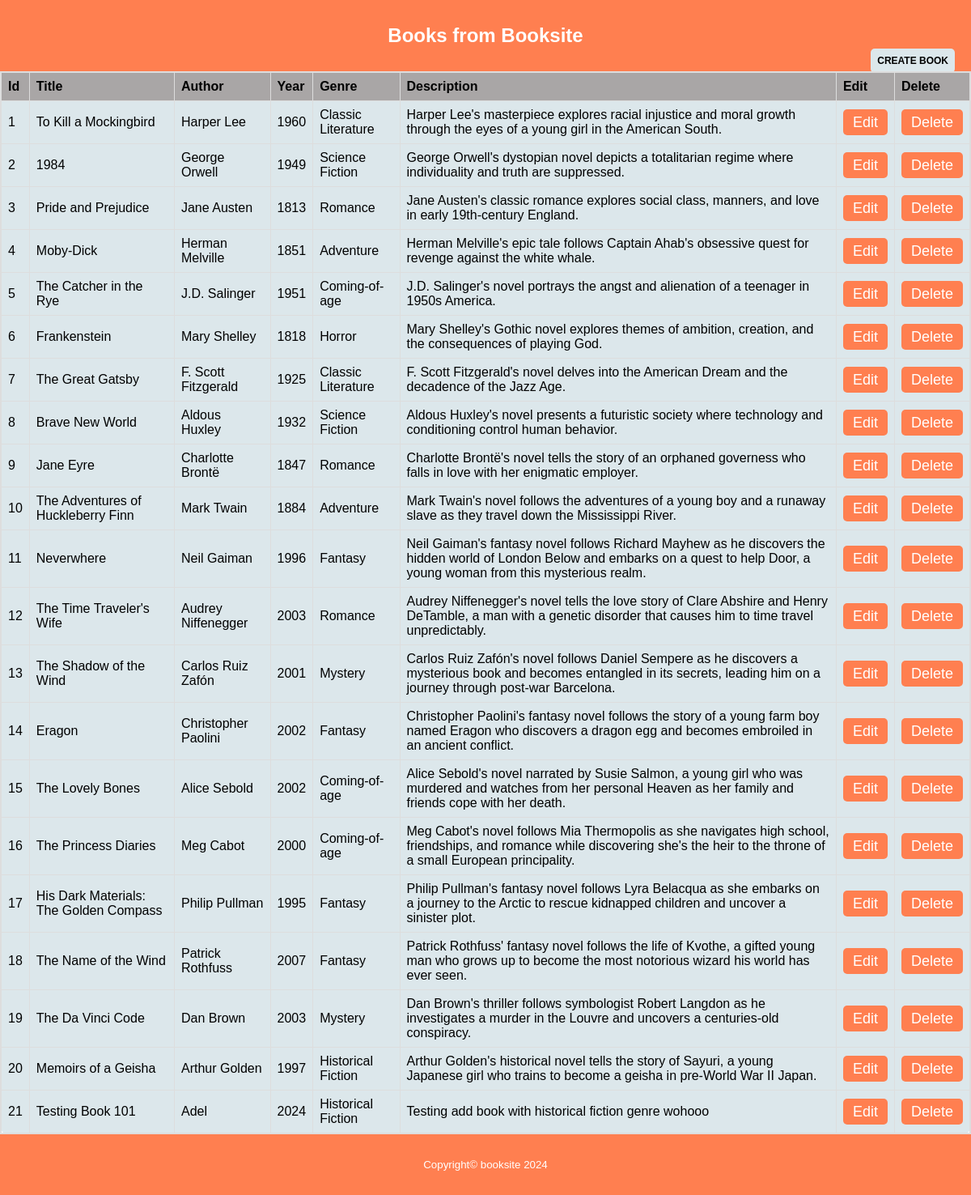
The page / on the database its author committed.
### tables this page shows
CREATE TABLE IF NOT EXISTS  books 
(
    id	INT AUTO_INCREMENT primary key,
    title	VARCHAR(512),
    description	VARCHAR(512),
    author	VARCHAR(512),
    publishing_year	INT,
    genre	VARCHAR(512)
);

### index.php (the view, shortened to what this page needs)
<?php
include 'db.php';
include 'header.php';
$query = "SELECT * FROM books";
$result = mysqli_query($connection, $query);
?>
<html lang="en">
<head>
    <link rel="stylesheet" href="book.css">
</head>
<body>
    <a id="createbook" href="createbook.php">CREATE BOOK</a>
    <div class="container">
        <table>
            <tr>
                <th>Id</th>
                <th>Title</th>
                <th>Author</th>
                <th>Year</th>
                <th>Genre</th>
                <th>Description</th>
                <th>Edit</th>
                <th>Delete</th>
            </tr>
            <?php
            while ($row = mysqli_fetch_assoc($result)) {
            ?>
                <tr>
                    <td><?php echo $row['id']; ?></td>
                    <td><?php echo $row['title']; ?></td>
                    <td><?php echo $row['author']; ?></td>
                    <td><?php echo $row['publishing_year']; ?></td>
                    <td><?php echo $row['genre']; ?></td>
                    <td><?php echo $row['description']; ?></td>
                    <td><a id="edit" href="edit.php?id=<?php echo $row['id']; ?>">Edit</a></td>
                    <td><a id="delete" href="delete.php?id=<?php echo $row['id']; ?>">Delete</a></td>
                </tr>
            <?php
            }
            ?>
        </table>
    </div>
    <?php include 'footer.php'; ?>
</body>
</html>

### header.php (shortened to what this page needs)
<html lang="en">
<head>
    <link rel="stylesheet" href="book.css">
</head>
<body>
    <header>
        <h2>Books from Booksite</h2>
    </header>
</body>
</html>

### footer.php (shortened to what this page needs)
<html lang="en">
<head>
    <link rel="stylesheet" href="book.css">
</head>
<body>
    <footer class="footer-read">
        <p><small>Copyright&copy; booksite 2024</small></p>
    </footer>
</body>
</html>

### book.css (style rules this page uses)
* { margin: 0; padding: 0; box-sizing: border-box; }
body { font-family: Arial, Helvetica, sans-serif; }
header { background-color: coral; text-align: center; color: #fff; padding: 30px; }
.container { width: 100%; background-color: rgb(220, 231, 235); border-radius: 10px; position: relative; }
table { border-collapse: collapse; border: 2px solid #ddd; border-radius: 4px; }
th { background-color: rgb(169, 166, 166); border: 1px solid #ddd; padding: 8px; text-align: left; }
td { border: 1px solid #ddd; padding: 8px; }
tr { border-spacing: 2px; }
a { text-decoration: none; }
#edit { font-size: 18px; text-decoration: none; background-color: coral; color: #fff; padding: 6px 12px; border-radius: 5px; }
#delete { font-size: 18px; text-decoration: none; background-color: coral; color: #fff; padding: 6px 12px; border-radius: 5px; }
#createbook { position: absolute; top: 60; right: 20; font-size: 12px; font-weight: 700; text-decoration: none; padding: 8px; border-radius: 5px; border: none; background-color: rgb(220, 231, 235); color: #000; cursor: pointer; }
.footer-read { width: 100%; background-color: coral; color: #fff; bottom: 0; padding: 30px; text-align: center; }

### rows shown on the page
books: id "1", title "To Kill a Mockingbird", author "Harper Lee", publishing_year "1960", genre "Classic Literature", description "Harper Lee's masterpiece explores racial injustice and moral growth through the eyes of a young girl in the American South."
books: id "2", title "1984", author "George Orwell", publishing_year "1949", genre "Science Fiction", description "George Orwell's dystopian novel depicts a totalitarian regime where individuality and truth are suppressed."
books: id "3", title "Pride and Prejudice", author "Jane Austen", publishing_year "1813", genre "Romance", description "Jane Austen's classic romance explores social class, manners, and love in early 19th-century England."
books: id "4", title "Moby-Dick", author "Herman Melville", publishing_year "1851", genre "Adventure", description "Herman Melville's epic tale follows Captain Ahab's obsessive quest for revenge against the white whale."
books: id "5", title "The Catcher in the Rye", author "J.D. Salinger", publishing_year "1951", genre "Coming-of-age", description "J.D. Salinger's novel portrays the angst and alienation of a teenager in 1950s America."
books: id "6", title "Frankenstein", author "Mary Shelley", publishing_year "1818", genre "Horror", description "Mary Shelley's Gothic novel explores themes of ambition, creation, and the consequences of playing God."
books: id "7", title "The Great Gatsby", author "F. Scott Fitzgerald", publishing_year "1925", genre "Classic Literature", description "F. Scott Fitzgerald's novel delves into the American Dream and the decadence of the Jazz Age."
books: id "8", title "Brave New World", author "Aldous Huxley", publishing_year "1932", genre "Science Fiction", description "Aldous Huxley's novel presents a futuristic society where technology and conditioning control human behavior."
books: id "9", title "Jane Eyre", author "Charlotte Brontë", publishing_year "1847", genre "Romance", description "Charlotte Brontë's novel tells the story of an orphaned governess who falls in love with her enigmatic employer."
books: id "10", title "The Adventures of Huckleberry Finn", author "Mark Twain", publishing_year "1884", genre "Adventure", description "Mark Twain's novel follows the adventures of a young boy and a runaway slave as they travel down the Mississippi River."
books: id "11", title "Neverwhere", author "Neil Gaiman", publishing_year "1996", genre "Fantasy", description "Neil Gaiman's fantasy novel follows Richard Mayhew as he discovers the hidden world of London Below and embarks on a quest to help Door, a young woman from this mysterious realm."
books: id "12", title "The Time Traveler's Wife", author "Audrey Niffenegger", publishing_year "2003", genre "Romance", description "Audrey Niffenegger's novel tells the love story of Clare Abshire and Henry DeTamble, a man with a genetic disorder that causes him to time travel unpredictably."
books: id "13", title "The Shadow of the Wind", author "Carlos Ruiz Zafón", publishing_year "2001", genre "Mystery", description "Carlos Ruiz Zafón's novel follows Daniel Sempere as he discovers a mysterious book and becomes entangled in its secrets, leading him on a journey through post-war Barcelona."
books: id "14", title "Eragon", author "Christopher Paolini", publishing_year "2002", genre "Fantasy", description "Christopher Paolini's fantasy novel follows the story of a young farm boy named Eragon who discovers a dragon egg and becomes embroiled in an ancient conflict."
books: id "15", title "The Lovely Bones", author "Alice Sebold", publishing_year "2002", genre "Coming-of-age", description "Alice Sebold's novel narrated by Susie Salmon, a young girl who was murdered and watches from her personal Heaven as her family and friends cope with her death."
books: id "16", title "The Princess Diaries", author "Meg Cabot", publishing_year "2000", genre "Coming-of-age", description "Meg Cabot's novel follows Mia Thermopolis as she navigates high school, friendships, and romance while discovering she's the heir to the throne of a small European principality."
books: id "17", title "His Dark Materials: The Golden Compass", author "Philip Pullman", publishing_year "1995", genre "Fantasy", description "Philip Pullman's fantasy novel follows Lyra Belacqua as she embarks on a journey to the Arctic to rescue kidnapped children and uncover a sinister plot."
books: id "18", title "The Name of the Wind", author "Patrick Rothfuss", publishing_year "2007", genre "Fantasy", description "Patrick Rothfuss' fantasy novel follows the life of Kvothe, a gifted young man who grows up to become the most notorious wizard his world has ever seen."
books: id "19", title "The Da Vinci Code", author "Dan Brown", publishing_year "2003", genre "Mystery", description "Dan Brown's thriller follows symbologist Robert Langdon as he investigates a murder in the Louvre and uncovers a centuries-old conspiracy."
books: id "20", title "Memoirs of a Geisha", author "Arthur Golden", publishing_year "1997", genre "Historical Fiction", description "Arthur Golden's historical novel tells the story of Sayuri, a young Japanese girl who trains to become a geisha in pre-World War II Japan."
books: id "21", title "Testing Book 101", author "Adel", publishing_year "2024", genre "Historical Fiction", description "Testing add book with historical fiction genre wohooo"
